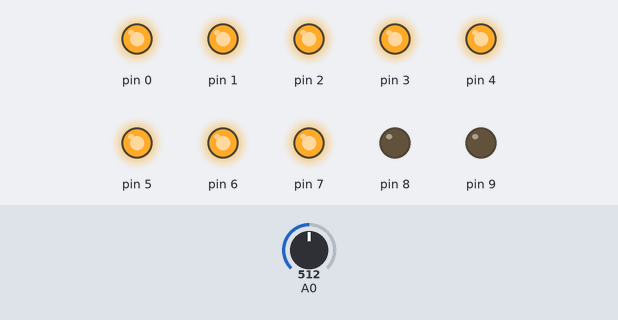
This sketch was run on a simulated Arduino Uno, built with avr-gcc and run on an emulated ATmega328P. Shown: output pins drawn as LEDs (lit = HIGH). The inputs (shaded band) are chosen by the test bench; at power-on: A0 = 512.

Above: at 1.2 s.
1.3 s: A0 set to 544
2.8 s: A0 set to 570
At 3.3 s:
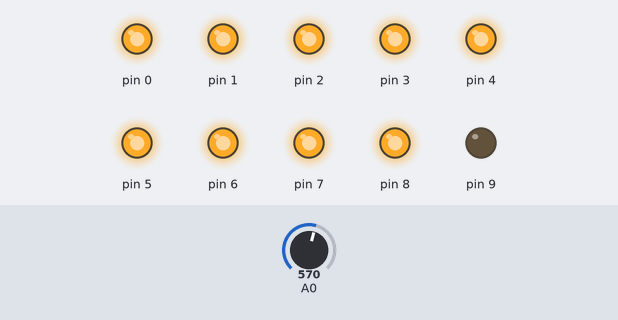
4.3 s: A0 set to 620
5.8 s: A0 set to 637
At 6.8 s:
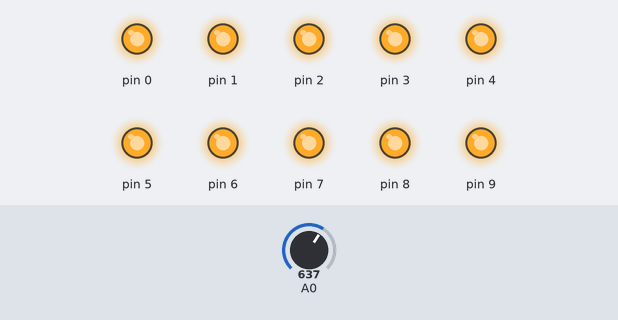
7.3 s: A0 set to 306
At 7.9 s:
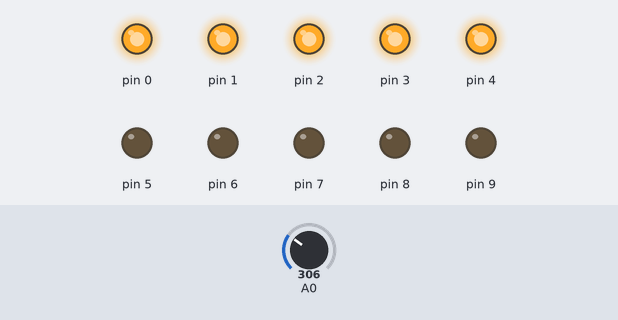
8.8 s: A0 set to 341
10.3 s: A0 set to 362
At 11.4 s:
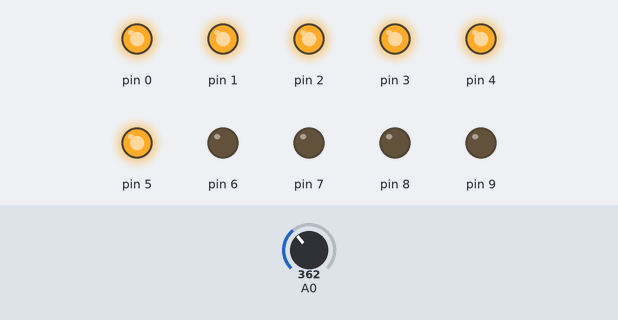
Timing chart, 0 to 12.8 s (numbered marks = the images above; inputs shaded):
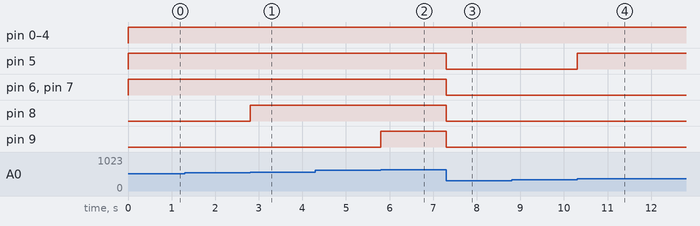

Measured:
- the behaviour switches between 559 and 560 on A0 (found by bisection; images 0 and 1)
- the behaviour switches between 629 and 630 on A0 (found by bisection; images 1 and 2)
- the behaviour switches between 349 and 350 on A0 (found by bisection; images 3 and 4)
- after the input at 1.3 s, every drawn part: stays the same
- after the input at 2.8 s, pin 8: LOW → HIGH at once
- after the input at 4.3 s, every drawn part: stays the same
- after the input at 5.8 s, pin 9: LOW → HIGH at once
- after the input at 7.3 s, pin 5–9: HIGH → LOW at once
- after the input at 8.8 s, every drawn part: stays the same
- after the input at 10.3 s, pin 5: LOW → HIGH at once

The sketch:

decibleMeter.ino
```cpp
void setup() {
//here is an input for sound sensor
pinMode(A0, INPUT);
//here we are setting up all pins as an outputs for LEDs
for(int z = 0; z < 10; z++){
pinMode(z, OUTPUT);
}
}
void loop() {
//here we are storing the volume value
int volume = analogRead(A0);
//max value for analog read is 1023 but it must be very very loud to reach this value
//so I lower it down in map function to 700
//mapping volume value to make it easier to turn LEDs on
volume = map(volume, 0, 700, 0, 10);
//for loop to turn on or off all LEDs
//thanks to this loop code for this project is very short
//we are going through all pins where we have LEDs and checking if the volume is
//bigger then pin number (that's why we are maping the volume)
for(int a = 0; a < 10; a++){
 if(volume >= a){
 //if it is bigger we can turn on the LED
 digitalWrite(a, HIGH);
 }else{
 //if it is smaller we can turn the LED off
 digitalWrite(a, LOW);
 }
}
}
```
